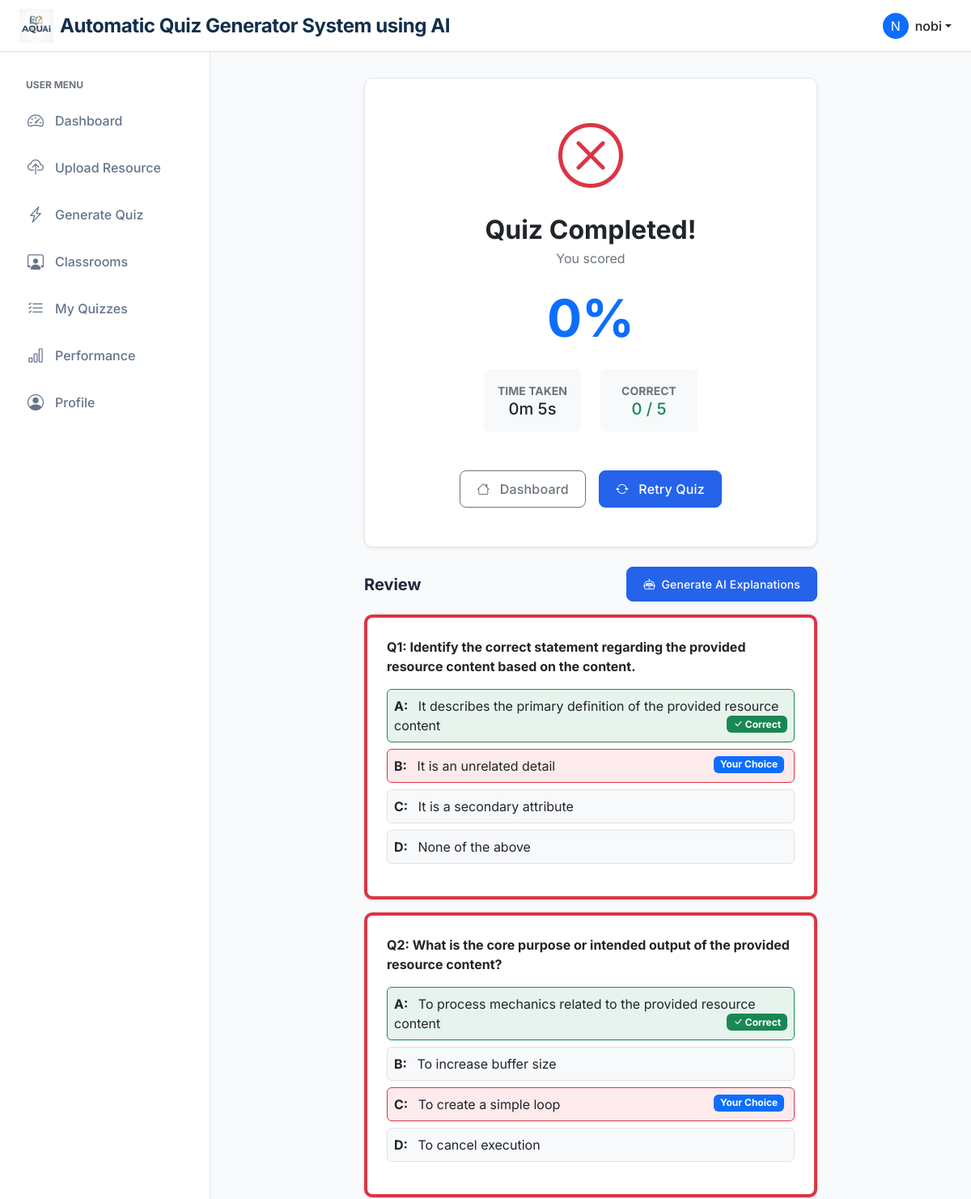
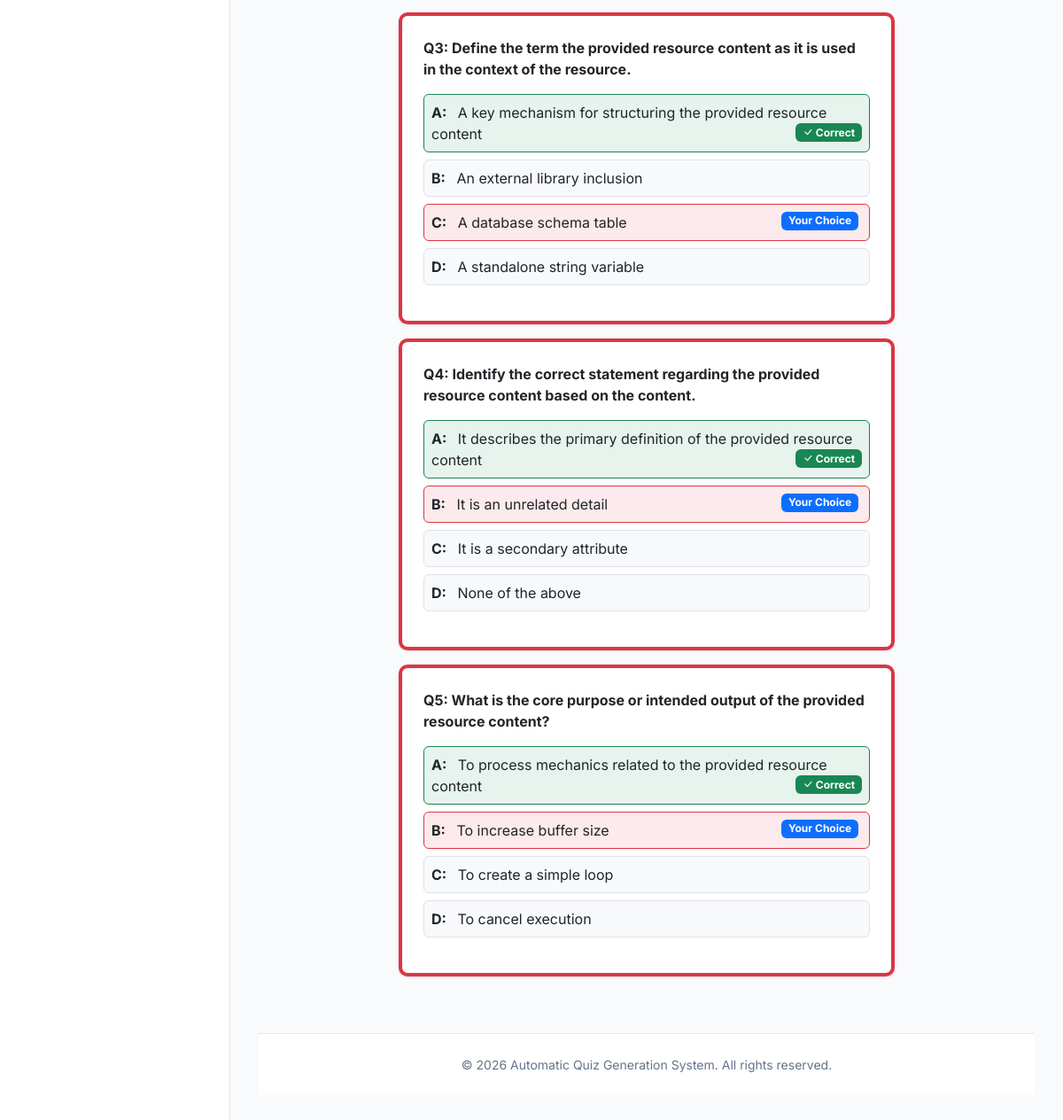
Screenshot of /quiz/result/6 (signed in) with the database file from the repository (2 pictures, top to bottom).
### app/models.py (models this page shows, shortened)
class User(UserMixin, db.Model):
    __tablename__ = "user"
    id = db.Column(db.Integer, primary_key=True)
    username = db.Column(db.String(64), index=True, unique=True)
    email = db.Column(db.String(120), index=True, unique=True)
    password_hash = db.Column(db.String(128))
    role = db.Column(db.String(20), default='user')  # 'admin' or 'user'
    is_flagged = db.Column(db.Boolean, default=False)
    resources = db.relationship('Resource', back_populates='author', cascade="all, delete-orphan")
    quizzes = db.relationship('Quiz', back_populates='user', cascade="all, delete-orphan")
    attempts = db.relationship('QuizAttempt', back_populates='user', cascade="all, delete-orphan")
    def is_admin(self):
        return self.role == 'admin'

class QuizAttempt(db.Model):
    __tablename__ = "quiz_attempt"
    id = db.Column(db.Integer, primary_key=True)
    quiz_id = db.Column(db.Integer, db.ForeignKey('quiz.id'), nullable=False)
    user_id = db.Column(db.Integer, db.ForeignKey('user.id'), nullable=False)
    assignment_id = db.Column(db.Integer, db.ForeignKey('assignments.id'), nullable=True)
    __table_args__ = (
        db.UniqueConstraint('user_id', 'assignment_id', name='uq_user_assignment'),
    )
    started_at = db.Column(db.DateTime, default=db.func.current_timestamp())
    completed_at = db.Column(db.DateTime)
    total_score = db.Column(db.Float, default=0.0)
    time_taken = db.Column(db.Integer)
    is_submitted = db.Column(db.Boolean, default=False)
    quiz = db.relationship('Quiz', back_populates='attempts')
    user = db.relationship('User', back_populates='attempts')
    answers = db.relationship('AttemptAnswer', back_populates='attempt', cascade="all, delete-orphan")

class Quiz(db.Model):
    __tablename__ = "quiz"
    id = db.Column(db.Integer, primary_key=True)
    user_id = db.Column(db.Integer, db.ForeignKey('user.id'), nullable=False)
    resource_id = db.Column(db.Integer, db.ForeignKey('resource.id', ondelete="CASCADE"), nullable=False)
    created_at = db.Column(db.DateTime, default=db.func.current_timestamp())
    total_questions = db.Column(db.Integer, nullable=False)
    mode = db.Column(db.String(50))
    bloom_level = db.Column(db.String(50))
    difficulty = db.Column(db.String(50))
    teacher_note = db.Column(db.Text, nullable=True)
    passing_score = db.Column(db.Float, default=0.0)
    user = db.relationship('User', back_populates='quizzes')
    resource = db.relationship('Resource', back_populates='quizzes')
    questions = db.relationship(
        'GeneratedQuestion',
        secondary=quiz_questions,
        lazy='subquery',
        backref='quizzes'
    )
    attempts = db.relationship('QuizAttempt', back_populates='quiz', cascade="all, delete-orphan")

class AttemptAnswer(db.Model):
    __tablename__ = "attempt_answer"
    id = db.Column(db.Integer, primary_key=True)
    attempt_id = db.Column(db.Integer, db.ForeignKey('quiz_attempt.id'), nullable=False)
    question_id = db.Column(db.Integer, db.ForeignKey('generated_question.id'), nullable=False)
    selected_answer = db.Column(db.String(255))
    is_correct = db.Column(db.Boolean, default=False)
    response_time = db.Column(db.Integer, default=0)
    attempt = db.relationship('QuizAttempt', back_populates='answers')
    question = db.relationship('GeneratedQuestion')

class GeneratedQuestion(db.Model):
    __tablename__ = "generated_question"
    id = db.Column(db.Integer, primary_key=True)
    resource_id = db.Column(db.Integer, db.ForeignKey('resource.id'), nullable=False)
    topic_id = db.Column(db.Integer, db.ForeignKey('resource_topic.id'), nullable=True)
    question_text = db.Column(db.Text, nullable=False)
    options = db.Column(db.Text)
    correct_answer = db.Column(db.String(255))
    bloom_level = db.Column(db.String(50))
    difficulty = db.Column(db.String(50))
    question_type = db.Column(db.String(50))
    explanation = db.Column(db.Text)
    created_at = db.Column(db.DateTime, default=db.func.current_timestamp())
    resource = db.relationship('Resource', back_populates='questions')
    topic = db.relationship('ResourceTopic', back_populates='questions')

### app/quiz/routes.py (the view)
@quiz_bp.route('/result/<int:attempt_id>')
@login_required
def result(attempt_id):
    attempt = QuizAttempt.query.get_or_404(attempt_id)
    if attempt.user_id != current_user.id:
        flash('Permission denied.')
        return redirect(url_for('user.dashboard'))
    if attempt.assignment_id:
        from app.models import Assignment
        assignment = Assignment.query.get(attempt.assignment_id)
        if assignment and not assignment.results_released:
            return render_template("quiz/waiting_result.html")
    formatted_time = "0m 0s"
    if attempt.time_taken:
        minutes = attempt.time_taken // 60
        seconds = attempt.time_taken % 60
        formatted_time = f"{minutes}m {seconds}s"
    correct_count = AttemptAnswer.query.filter_by(
        attempt_id=attempt.id,
        is_correct=True
    ).count()
    return render_template(
        'quiz/result.html',
        attempt=attempt,
        correct_count=correct_count,
        formatted_time=formatted_time
    )

### app/templates/quiz/result.html (shortened to what this page needs)
{% extends "base.html" %}
{% block content %}
<div class="row justify-content-center">
    <div class="col-lg-8">
        <div class="card shadow-sm mb-4">
            <div class="card-body p-5 text-center">
                <div class="mb-4">
                    {% if attempt.total_score >= 80 %}
                    <i class="bi bi-trophy text-warning display-1"></i>
                    {% elif attempt.total_score >= 50 %}
                    <i class="bi bi-check-circle text-success display-1"></i>
                    {% else %}
                    <i class="bi bi-x-circle text-danger display-1"></i>
                    {% endif %}
                </div>
                <h2 class="fw-bold mb-1">Quiz Completed!</h2>
                <p class="text-secondary mb-4">You scored</p>
                <div class="display-3 fw-bold text-primary mb-4">{{ "%.0f"|format(attempt.total_score) }}%</div>
                <div class="row g-4 justify-content-center mb-5">
                    <div class="col-auto">
                        <div class="p-3 bg-light rounded text-center" style="min-width: 120px;">
                            <div class="small text-secondary fw-bold">TIME TAKEN</div>
                            <div class="h5 mb-0">{{ formatted_time }}</div>
                        </div>
                    </div>
                    <div class="col-auto">
                        <div class="p-3 bg-light rounded text-center" style="min-width: 120px;">
                            <div class="small text-secondary fw-bold">CORRECT</div>
                            <div class="h5 mb-0 text-success">{{ correct_count }} / {{ attempt.quiz.total_questions }}
                            </div>
                        </div>
                    </div>
                </div>
                <div class="d-flex justify-content-center gap-3">
                    <a href="{{ url_for('user.dashboard') }}" class="btn btn-outline-secondary">
                        <i class="bi bi-house me-2"></i> Dashboard
                    </a>
                    <form action="{{ url_for('quiz.start') }}" method="post">
                        <button type="submit" class="btn btn-primary">
                            <i class="bi bi-arrow-repeat me-2"></i> Retry Quiz
                        </button>
                    </form>
                </div>
            </div>
        </div>
        <div class="d-flex justify-content-between align-items-center mb-3">
            <h5 class="fw-bold mb-0">Review</h5>
            <button id="btn-generate-ai" class="btn btn-sm btn-primary" onclick="generateExplanations()">
                <i class="bi bi-robot me-1"></i> Generate AI Explanations
            </button>
        </div>
        {% for answer in attempt.answers %}
        {% set question = answer.question %}
        {% set options = question.options|from_json if question.options else {} %}
        <div
            class="card mb-3 border-start border-4 {% if answer.is_correct %}border-success{% else %}border-danger{% endif %}">
            <div class="card-body">
                <p class="fw-bold mb-3">Q{{ loop.index }}: {{ question.question_text }}</p>
                <div class="options-list mb-3">
                    {% set user_selected_list = (answer.selected_answer.split(',') if answer.selected_answer else []) %}
                    {% set correct_answer_list = (question.correct_answer.split(',') if question.correct_answer else [])
                    %}
                    {% for key, val in options.items() %}
                    {% set is_selected = (key in user_selected_list) %}
                    {% set is_correct = (key in correct_answer_list) %}
                    <div class="p-2 rounded mb-2 border
                        {% if is_correct %}bg-success bg-opacity-10 border-success{% elif is_selected and not answer.is_correct %}bg-danger bg-opacity-10 border-danger{% else %}bg-light{% endif %}"
                        style="position: relative;">
                        <span class="fw-bold me-2">{{ key }}:</span> {{ val }}
                        {% if is_correct %}
                        <span class="badge bg-success float-end"><i class="bi bi-check-lg"></i> Correct</span>
                        {% endif %}
                        {% if is_selected %}
                        <span class="badge bg-primary float-end me-1">Your Choice</span>
                        {% endif %}
                    </div>
                    {% endfor %}
                </div>
            </div>
        </div>
        {% endfor %}
    </div>
</div>
{% endblock %}

### app/templates/base.html (shortened to what this page needs)
<!doctype html>
<html lang="en">
<head>
  <link href="https://cdn.jsdelivr.net/npm/bootstrap@5.3.0/dist/css/bootstrap.min.css" rel="stylesheet">
  <link href="https://cdn.jsdelivr.net/npm/bootstrap-icons@1.10.0/font/bootstrap-icons.css" rel="stylesheet">
  <link href="{{ url_for('static', filename='css/style.css') }}" rel="stylesheet">
</head>
<body>
  <nav class="navbar navbar-expand-lg navbar-light bg-white fixed-top border-bottom">
    <div class="container-fluid px-4">
      <a class="navbar-brand d-flex align-items-center gap-2" href="{{ url_for('index') }}">
        <img src="{{ url_for('static', filename='images/logo.jpeg') }}" alt="AQUAi Logo" class="app-logo">
        <div class="app-title" style="display: flex; flex-direction: column; line-height: 1;">
          <span class="fw-bold fs-4" style="color: #122f4b;">Automatic Quiz Generator System using AI</span>
        </div>
      </a>
      <div class="d-flex align-items-center ms-auto">
        {% if current_user.is_authenticated %}
        <div class="dropdown">
          <a href="#" class="d-flex align-items-center text-decoration-none dropdown-toggle text-dark"
            id="dropdownUser1" data-bs-toggle="dropdown" aria-expanded="false">
            <div class="bg-primary text-white rounded-circle d-flex align-items-center justify-content-center me-2"
              style="width: 32px; height: 32px;">
              {{ current_user.username[0].upper() }}
            </div>
            <span class="d-none d-sm-inline fw-medium">
              {{ current_user.username }}
            </span>
          </a>
        </div>
        {% endif %}
      </div>
    </div>
  </nav>
  <div class="d-flex">
    {% if current_user.is_authenticated %}
    <nav class="sidebar show">
      <div class="py-2">
        {% if current_user.role == 'admin' %}
        <small class="text-uppercase text-secondary fw-bold px-3 mb-2 d-block" style="font-size: 0.75rem;">
          Admin Menu
        </small>
        <a href="{{ url_for('admin.dashboard') }}"
          class="nav-link {{ 'active' if request.endpoint == 'admin.dashboard' else '' }}">
          <i class="bi bi-speedometer2"></i> Dashboard
        </a>
        <a href="{{ url_for('admin.resources') }}"
          class="nav-link {{ 'active' if request.endpoint == 'admin.resources' else '' }}">
          <i class="bi bi-folder2-open"></i> Manage Resources
        </a>
        <a href="{{ url_for('admin.user_monitoring') }}"
          class="nav-link {{ 'active' if request.endpoint == 'admin.user_monitoring' else '' }}">
          <i class="bi bi-people"></i> User Monitoring
        </a>
        <a href="{{ url_for('admin.list_classrooms') }}"
          class="nav-link {{ 'active' if 'classrooms' in (request.endpoint or '') else '' }}">
          <i class="bi bi-person-workspace"></i> Classrooms
        </a>
        <a href="{{ url_for('admin.list_assignments') }}"
          class="nav-link {{ 'active' if 'assignments' in (request.endpoint or '') else '' }}">
          <i class="bi bi-clipboard-plus"></i> Assign Assignments
        </a>
        <a href="{{ url_for('admin.analytics') }}"
          class="nav-link {{ 'active' if request.endpoint == 'admin.analytics' else '' }}">
          <i class="bi bi-graph-up"></i> Analytics
        </a>
        {% else %}
        <small class="text-uppercase text-secondary fw-bold px-3 mb-2 d-block" style="font-size: 0.75rem;">
          User Menu
        </small>
        <a href="{{ url_for('user.dashboard') }}"
          class="nav-link {{ 'active' if request.endpoint == 'user.dashboard' else '' }}">
          <i class="bi bi-speedometer2"></i> Dashboard
        </a>
        <a href="{{ url_for('user.upload') }}"
          class="nav-link {{ 'active' if request.endpoint == 'user.upload' else '' }}">
          <i class="bi bi-cloud-upload"></i> Upload Resource
        </a>
        <a href="{{ url_for('ai_engine.process') }}"
          class="nav-link {{ 'active' if request.endpoint == 'ai_engine.process' else '' }}">
          <i class="bi bi-lightning-charge"></i> Generate Quiz
        </a>
        <a href="{{ url_for('user.list_classrooms') }}"
          class="nav-link {{ 'active' if 'classrooms' in (request.endpoint or '') else '' }}">
          <i class="bi bi-person-workspace"></i> Classrooms
        </a>
        <a href="{{ url_for('quiz.my_quizzes') }}"
          class="nav-link {{ 'active' if request.endpoint == 'quiz.my_quizzes' else '' }}">
          <i class="bi bi-list-check"></i> My Quizzes
        </a>
        <a href="{{ url_for('quiz.performance') }}"
          class="nav-link {{ 'active' if request.endpoint == 'quiz.performance' else '' }}">
          <i class="bi bi-bar-chart"></i> Performance
        </a>
        <a href="{{ url_for('user.profile') }}"
          class="nav-link {{ 'active' if request.endpoint == 'user.profile' else '' }}">
          <i class="bi bi-person-circle"></i> Profile
        </a>
        {% endif %}
      </div>
    </nav>
    {% endif %}
    <main class="main-content {{ 'ms-0' if not current_user.is_authenticated else '' }}"
      style="{{ 'margin-left: 0;' if not current_user.is_authenticated else '' }}">
      <div class="{{ 'container' if not current_user.is_authenticated else 'container-fluid' }}">
        {% block content %}{% endblock %}
      </div>
      <footer class="footer mt-5">
        <div class="container">
          <span>&copy; {{ 2026 }} Automatic Quiz Generation System. All rights reserved.</span>
        </div>
      </footer>
    </main>
  </div>
</body>
</html>

### rows the page displays
User: username "N", username "nobi"
QuizAttempt: total_score "0"
Quiz: quiz.total_questions "5"
AttemptAnswer: options "A" "B" "C" "D", options "It describes the primary definition of the provided resource content" "It is an unrelated detail" "It is a secondary attribute" "None of the above"
GeneratedQuestion: question_text "Identify the correct statement regarding the provided resource content based on the content."
AttemptAnswer: options "A" "B" "C" "D", options "To process mechanics related to the provided resource content" "To increase buffer size" "To create a simple loop" "To cancel execution"
GeneratedQuestion: question_text "What is the core purpose or intended output of the provided resource content?"
AttemptAnswer: options "A" "B" "C" "D", options "A key mechanism for structuring the provided resource content" "An external library inclusion" "A database schema table" "A standalone string variable"
GeneratedQuestion: question_text "Define the term the provided resource content as it is used in the context of the resource."
AttemptAnswer: options "A" "B" "C" "D", options "It describes the primary definition of the provided resource content" "It is an unrelated detail" "It is a secondary attribute" "None of the above"
GeneratedQuestion: question_text "Identify the correct statement regarding the provided resource content based on the content."
AttemptAnswer: options "A" "B" "C" "D", options "To process mechanics related to the provided resource content" "To increase buffer size" "To create a simple loop" "To cancel execution"
GeneratedQuestion: question_text "What is the core purpose or intended output of the provided resource content?"

### other values shown
{{ correct_count }} "0"
{{ 2026 }} "2026"
